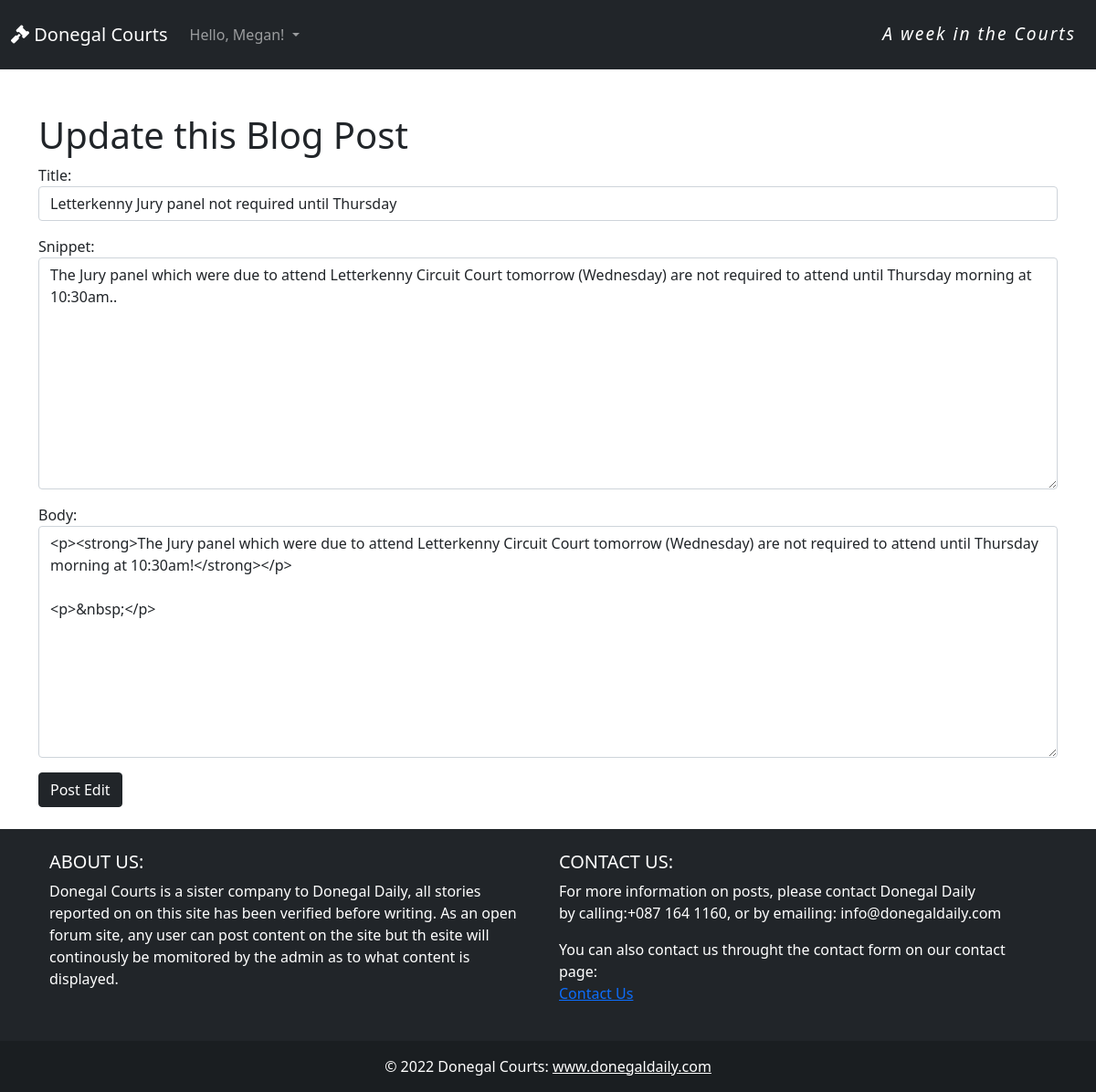
Page /article/edit/2 (signed in) on the committed database.
### blog/models.py (models this page shows, shortened)
class Post(models.Model):
    title = models.CharField(max_length=255, unique=True)
    title_tag = models.CharField(max_length=200)
    featured_image = CloudinaryField('image', default='placeholder')
    snippet = models.CharField(max_length=255)
    author = models.ForeignKey(User, on_delete=models.CASCADE)
    category = models.CharField(max_length=255, null=True)
    body = RichTextField(blank=True, null=True)
    post_date = models.DateField(auto_now_add=True)
    likes = models.ManyToManyField(User, related_name='blog_posts')
    class Meta:
        ordering = ['post_date']

### blog/views.py (the view)
# urls.py: path('article/edit/<int:pk>', UpdatePostView.as_view(), name='update-post'),
class UpdatePostView(UpdateView):
    model = Post
    form_class = EditForm
    template_name = 'update_post.html'

### blog/forms.py
class EditForm(forms.ModelForm):
    class Meta:
        model = Post
        fields = ('title', 'snippet', 'body')
        widgets = {
            'title': forms.TextInput(attrs={'class': 'form-control', 'placeholder': 'This is the Title Input'}),
            'snippet': forms.Textarea(attrs={'class': 'form-control'}),
            'body': forms.Textarea(attrs={'class': 'form-control', 'placeholder': 'This is the Body Text Input'})
        }

### templates/update_post.html (shortened to what this page needs)
{% extends 'base.html' %}
{% block content %}
<div class = "container">
    <div class="row">
        {% if user.is_authenticated %}
            {% if user.id == post.author.id %}
                <div class="form-group">
                    <form method="POST">
                        <br/><br/>
                            <h1>Update this Blog Post</h1>
                                {{ form.as_p }}
                       <button class="btn btn-dark">Post Edit</button>
                       <br/><br/>
                    </form>
                </div>
            {% else %}
            <p> You are not allowed to edit a blog post.</p>
            {% endif %}
        {% else %}
            <p> You are not allowed to edit a blog post.</p>
        {% endif %}
    </div>
</div>
{% endblock %}

### templates/base.html (shortened to what this page needs)
{% load static %}
<!doctype html>
<html lang="en" class="h-100">
  <head>
    <link href="https://cdn.jsdelivr.net/npm/bootstrap@5.1.3/dist/css/bootstrap.min.css" rel="stylesheet"
>
    <link rel="stylesheet" href="{% static 'style.css' %}">
    <link rel="stylesheet" href="path/to/font-awesome/css/font-awesome.min.css">
  </head>
  <body>
      <nav class="navbar navbar-expand-lg navbar-dark bg-dark">
        <div class="container-fluid">
          <a class="navbar-brand" href="{% url 'home' %}"><i class="fa-solid fa-gavel"></i> Donegal Courts</a>
          <div class="collapse navbar-collapse" id="navbarSupportedContent">
            <ul class="navbar-nav me-auto mb-2 mb-lg-0">
              {% if user.is_authenticated %}
              <li class="nav-item dropdown">
                <a class="nav-link dropdown-toggle" href="#" id="navbarDropdown" role="button" data-bs-toggle="dropdown" aria-expanded="false">
                  Hello, {{ user.first_name}}!
                </a>
              </li>
            </ul>
              {% endif %}
          </div>
          <ul class="navbar-nav mr-auto">
            </li><p class="tag-line"> <i>A week in the Courts</i></p></li>
          </ul>
        </div>
      </nav>
        {% block content %}
        {% endblock content %}
    <footer class="bg-dark text-center text-lg-start">
      <div class="container p-4">
        <div class="row">
          <div class="col-lg-6 col-md-12 mb-4 mb-md-0">
            <h5 class="text-uppercase text-white">ABOUT US:</h5>
            <p class="footer-text text-white">
              Donegal Courts is a sister company to Donegal Daily, all stories reported on on this site has been verified before writing. As an open forum site, any user can post content on the site but th esite will continously be momitored by the admin as to what content is displayed.
            </p>
          </div>
          <div class="col-lg-6 col-md-12 mb-4 mb-md-0">
            <h5 class="text-uppercase text-white">Contact Us:</h5>
            <p class="text-white">
              For more information on posts, please contact Donegal Daily <br> by calling:+087 164 1160, or by emailing: info@donegaldaily.com
            </p>
            <p class="text-white"> You can also contact us throught the contact form on our contact page: <br><a href="{% url 'contact' %}"> Contact Us</a>
            </p>
          </div>
        </div>
      </div>
      <div class="text-center p-3 text-white" style="background-color: rgba(0, 0, 0, 0.2);">
        © 2022 Donegal Courts:
        <a class="text-white" href="https://www.donegaldaily.com/" target="_blank">www.donegaldaily.com</a>
      </div>
    </footer>
    <link rel="stylesheet" href="https://use.fontawesome.com/releases/v5.7.1/css/all.css">
  </body>
</html>

### static/style.css (style rules this page uses)
body { background-color: white; }
.footer-text { color: white; }
.tag-line { margin-top: 15px; padding-right:10px; letter-spacing: 2px;; color:white; font-size: larger; font-weight: 150; }

### rows in the picture
Post: title "Letterkenny Jury panel not required until Thursday", snippet "The Jury panel which were due to attend Letterkenny Circuit Court tomorrow (Wednesday) are not required to attend until Thursday morning at 10:30am..", body "<p><strong>The Jury panel which were due to attend Letterkenny Circuit Court tomorrow (Wednesday) are not required to attend until Thursday morning at 10:30am!</strong></p> <p>&nbsp;</p>"

### other values in the picture
{{ user.first_name }} "Megan"
